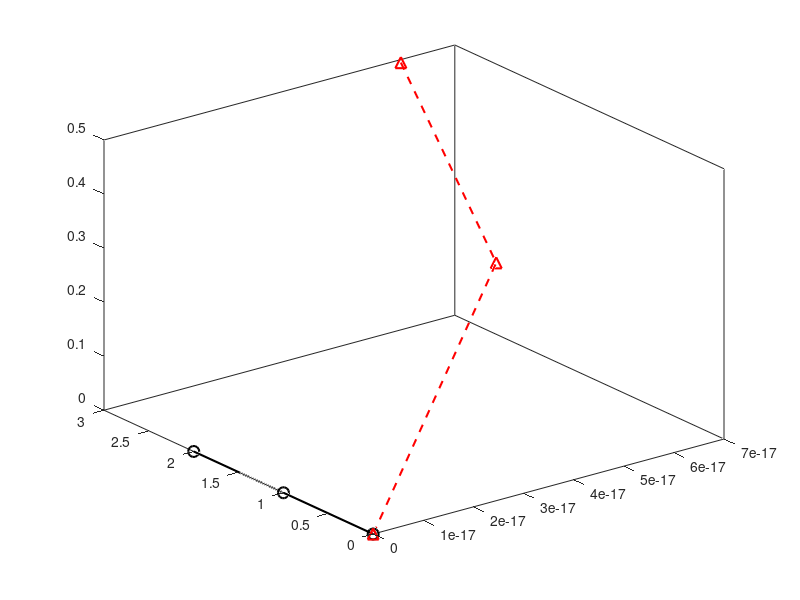

Here is the MATLAB script that generated this plot:
clear,clc
beam_nodes = [0 0 0; 0 1 0; 0 2 0];
node_norm = [0 0 1; 0 0 1; 0 0 1];
figure(69)
clf
plot3(beam_nodes(:,1),beam_nodes(:,2),beam_nodes(:,3),'-ok','linewidth',1.5,'markersize',8)
box on
hold on

def = [0; 0.2; 0.5];
elevation = [0; asin((def(2:3)-def(1:2))./[1;1])];

[x,y,z] = sph2cart([0; pi/2; pi/2], elevation,[0; 1; 1]);

beam_nodes = beam_nodes + [x,y,z];
beam_nodes(:,3) = cumsum(beam_nodes(:,3));
plot3(beam_nodes(:,1),beam_nodes(:,2),beam_nodes(:,3),'--^r','linewidth',1.5,'markersize',8)